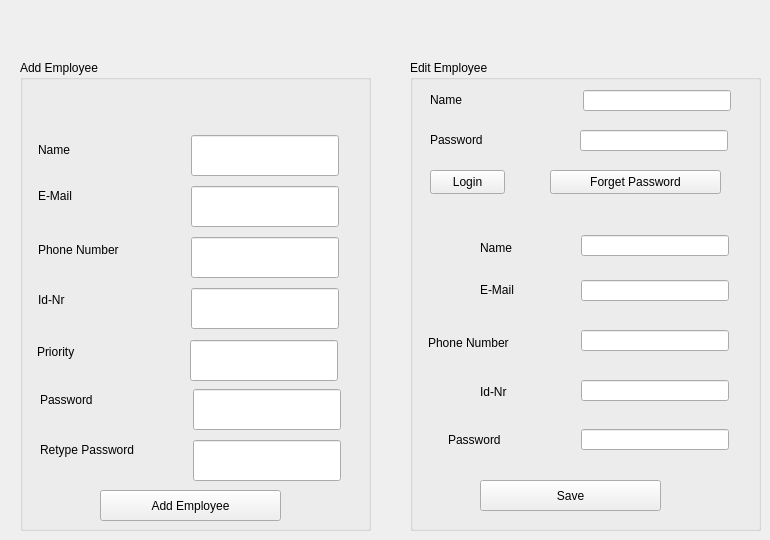
      <widget class="QWidget" name="tab_20">
       <attribute name="title">
        <string>Add Employee</string>
       </attribute>
       <widget class="QGroupBox" name="groupBox_9">
        <property name="geometry">
         <rect>
          <x>20</x>
          <y>60</y>
          <width>351</width>
          <height>471</height>
         </rect>
        </property>
        <property name="title">
         <string>Add Employee</string>
        </property>
        <widget class="QLineEdit" name="lineEdit_78">
         <property name="geometry">
          <rect>
           <x>171</x>
           <y>75</y>
           <width>148</width>
           <height>41</height>
          </rect>
         </property>
        </widget>
        <widget class="QLineEdit" name="lineEdit_79">
         <property name="geometry">
          <rect>
           <x>171</x>
           <y>126</y>
           <width>148</width>
           <height>41</height>
          </rect>
         </property>
        </widget>
        <widget class="QLineEdit" name="lineEdit_80">
         <property name="geometry">
          <rect>
           <x>171</x>
           <y>177</y>
           <width>148</width>
           <height>41</height>
          </rect>
         </property>
        </widget>
        <widget class="QLineEdit" name="lineEdit_81">
         <property name="geometry">
          <rect>
           <x>171</x>
           <y>228</y>
           <width>148</width>
           <height>41</height>
          </rect>
         </property>
        </widget>
        <widget class="QLineEdit" name="lineEdit_82">
         <property name="geometry">
          <rect>
           <x>173</x>
           <y>329</y>
           <width>148</width>
           <height>41</height>
          </rect>
         </property>
        </widget>
        <widget class="QLineEdit" name="lineEdit_83">
         <property name="geometry">
          <rect>
           <x>173</x>
           <y>380</y>
           <width>148</width>
           <height>41</height>
          </rect>
         </property>
        </widget>
        <widget class="QLabel" name="label_67">
         <property name="geometry">
          <rect>
           <x>18</x>
           <y>80</y>
           <width>101</width>
           <height>20</height>
          </rect>
         </property>
         <property name="text">
          <string>Name</string>
         </property>
        </widget>
        <widget class="QLabel" name="label_70">
         <property name="geometry">
          <rect>
           <x>18</x>
           <y>126</y>
           <width>101</width>
           <height>20</height>
          </rect>
         </property>
         <property name="text">
          <string>E-Mail</string>
         </property>
        </widget>
        <widget class="QLabel" name="label_71">
         <property name="geometry">
          <rect>
           <x>18</x>
           <y>180</y>
           <width>101</width>
           <height>20</height>
          </rect>
         </property>
         <property name="text">
          <string>Phone Number</string>
         </property>
        </widget>
        <widget class="QLabel" name="label_72">
         <property name="geometry">
          <rect>
           <x>18</x>
           <y>230</y>
           <width>101</width>
           <height>20</height>
          </rect>
         </property>
         <property name="text">
          <string>Id-Nr</string>
         </property>
        </widget>
        <widget class="QLabel" name="label_73">
         <property name="geometry">
          <rect>
           <x>20</x>
           <y>330</y>
           <width>101</width>
           <height>20</height>
          </rect>
         </property>
         <property name="text">
          <string>Password</string>
         </property>
        </widget>
        <widget class="QLabel" name="label_74">
         <property name="geometry">
          <rect>
           <x>20</x>
           <y>380</y>
           <width>101</width>
           <height>20</height>
          </rect>
         </property>
         <property name="text">
          <string>Retype Password</string>
         </property>
        </widget>
        <widget class="QPushButton" name="pushButton_47">
         <property name="geometry">
          <rect>
           <x>80</x>
           <y>430</y>
           <width>181</width>
           <height>31</height>
          </rect>
         </property>
         <property name="text">
          <string>Add Employee</string>
         </property>
        </widget>
        <widget class="QLineEdit" name="lineEdit_91">
         <property name="geometry">
          <rect>
           <x>170</x>
           <y>280</y>
           <width>148</width>
           <height>41</height>
          </rect>
         </property>
        </widget>
        <widget class="QLabel" name="label_82">
         <property name="geometry">
          <rect>
           <x>17</x>
           <y>282</y>
           <width>101</width>
           <height>20</height>
          </rect>
         </property>
         <property name="text">
          <string>Priority</string>
         </property>
        </widget>
       </widget>
       <widget class="QGroupBox" name="groupBox_10">
        <property name="geometry">
         <rect>
          <x>410</x>
          <y>60</y>
          <width>351</width>
          <height>471</height>
         </rect>
        </property>
        <property name="title">
         <string>Edit Employee</string>
        </property>
        <widget class="QLineEdit" name="lineEdit_84">
         <property name="geometry">
          <rect>
           <x>171</x>
           <y>175</y>
           <width>148</width>
           <height>21</height>
          </rect>
         </property>
        </widget>
        <widget class="QLineEdit" name="lineEdit_85">
         <property name="geometry">
          <rect>
           <x>171</x>
           <y>220</y>
           <width>148</width>
           <height>21</height>
          </rect>
         </property>
        </widget>
        <widget class="QLineEdit" name="lineEdit_86">
         <property name="geometry">
          <rect>
           <x>171</x>
           <y>270</y>
           <width>148</width>
           <height>21</height>
          </rect>
         </property>
        </widget>
        <widget class="QLineEdit" name="lineEdit_87">
         <property name="geometry">
          <rect>
           <x>171</x>
           <y>320</y>
           <width>148</width>
           <height>21</height>
          </rect>
         </property>
        </widget>
        <widget class="QLineEdit" name="lineEdit_88">
         <property name="geometry">
          <rect>
           <x>171</x>
           <y>369</y>
           <width>148</width>
           <height>21</height>
          </rect>
         </property>
        </widget>
        <widget class="QLineEdit" name="lineEdit_89">
         <property name="geometry">
          <rect>
           <x>173</x>
           <y>30</y>
           <width>148</width>
           <height>21</height>
          </rect>
         </property>
        </widget>
        <widget class="QLabel" name="label_75">
         <property name="geometry">
          <rect>
           <x>70</x>
           <y>180</y>
           <width>49</width>
           <height>16</height>
          </rect>
         </property>
         <property name="text">
          <string>Name</string>
         </property>
        </widget>
        <widget class="QLabel" name="label_76">
         <property name="geometry">
          <rect>
           <x>70</x>
           <y>220</y>
           <width>49</width>
           <height>20</height>
          </rect>
         </property>
         <property name="text">
          <string>E-Mail</string>
         </property>
        </widget>
        <widget class="QLabel" name="label_77">
         <property name="geometry">
          <rect>
           <x>18</x>
           <y>273</y>
           <width>101</width>
           <height>20</height>
          </rect>
         </property>
         <property name="text">
          <string>Phone Number</string>
         </property>
        </widget>
        <widget class="QLabel" name="label_78">
         <property name="geometry">
          <rect>
           <x>70</x>
           <y>322</y>
           <width>49</width>
           <height>20</height>
          </rect>
         </property>
         <property name="text">
          <string>Id-Nr</string>
         </property>
        </widget>
        <widget class="QLabel" name="label_79">
         <property name="geometry">
          <rect>
           <x>38</x>
           <y>370</y>
           <width>81</width>
           <height>20</height>
          </rect>
         </property>
         <property name="text">
          <string>Password</string>
         </property>
        </widget>
        <widget class="QLabel" name="label_80">
         <property name="geometry">
          <rect>
           <x>20</x>
           <y>30</y>
           <width>101</width>
           <height>20</height>
          </rect>
         </property>
         <property name="text">
          <string>Name</string>
         </property>
        </widget>
        <widget class="QPushButton" name="pushButton_48">
         <property name="geometry">
          <rect>
           <x>70</x>
           <y>420</y>
           <width>181</width>
           <height>31</height>
          </rect>
         </property>
         <property name="text">
          <string>Save</string>
         </property>
        </widget>
        <widget class="QLabel" name="label_81">
         <property name="geometry">
          <rect>
           <x>20</x>
           <y>70</y>
           <width>101</width>
           <height>20</height>
          </rect>
         </property>
         <property name="text">
          <string>Password</string>
         </property>
        </widget>
        <widget class="QLineEdit" name="lineEdit_90">
         <property name="geometry">
          <rect>
           <x>170</x>
           <y>70</y>
           <width>148</width>
           <height>21</height>
          </rect>
         </property>
        </widget>
        <widget class="QPushButton" name="pushButton_49">
         <property name="geometry">
          <rect>
           <x>20</x>
           <y>110</y>
           <width>75</width>
           <height>24</height>
          </rect>
         </property>
         <property name="text">
          <string>Login</string>
         </property>
        </widget>
        <widget class="QPushButton" name="pushButton_50">
         <property name="geometry">
          <rect>
           <x>140</x>
           <y>110</y>
           <width>171</width>
           <height>24</height>
          </rect>
         </property>
         <property name="text">
          <string>Forget Password</string>
         </property>
        </widget>
       </widget>
      </widget>
